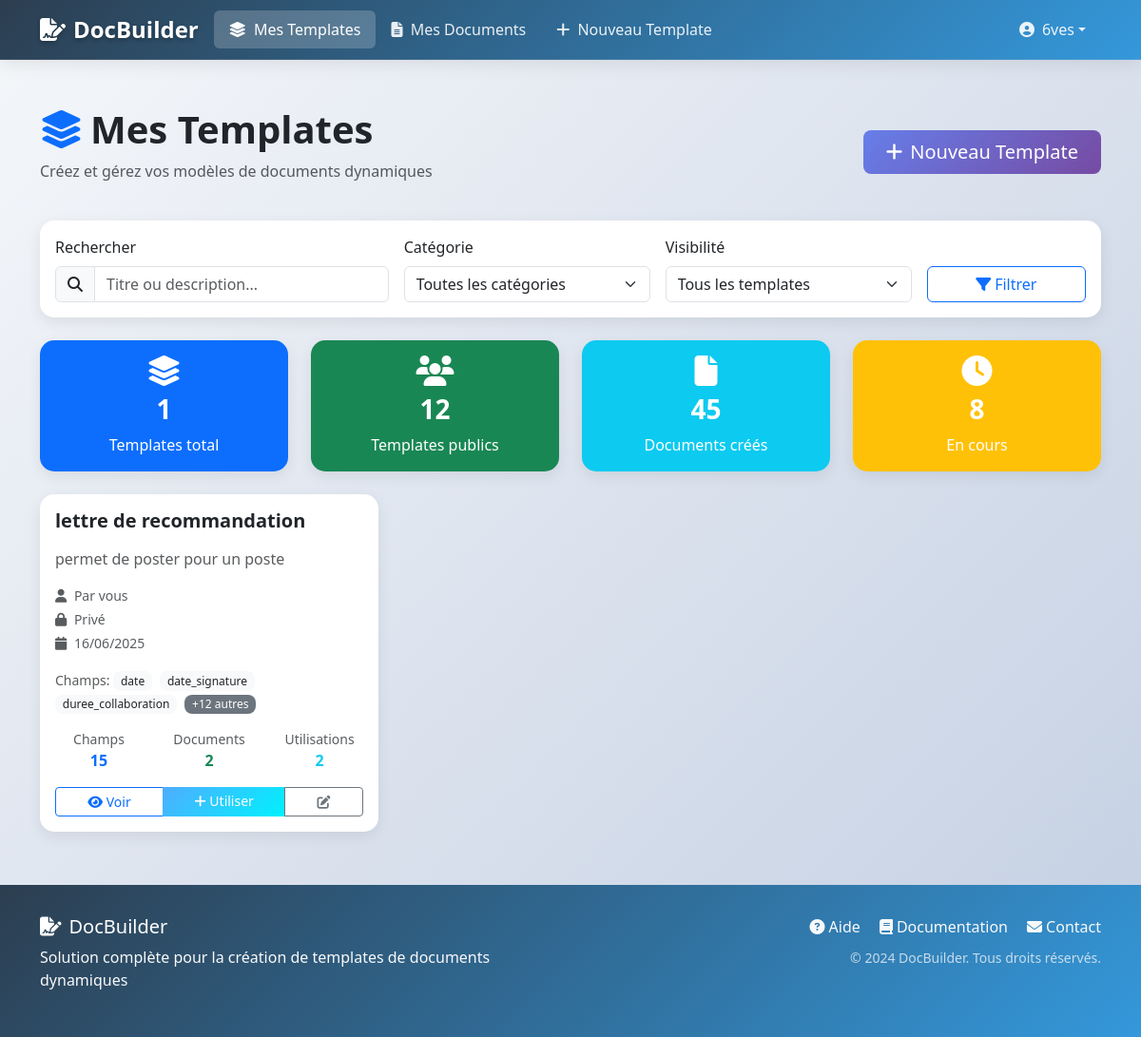
Before: /templates/ (signed in) with the older database file.
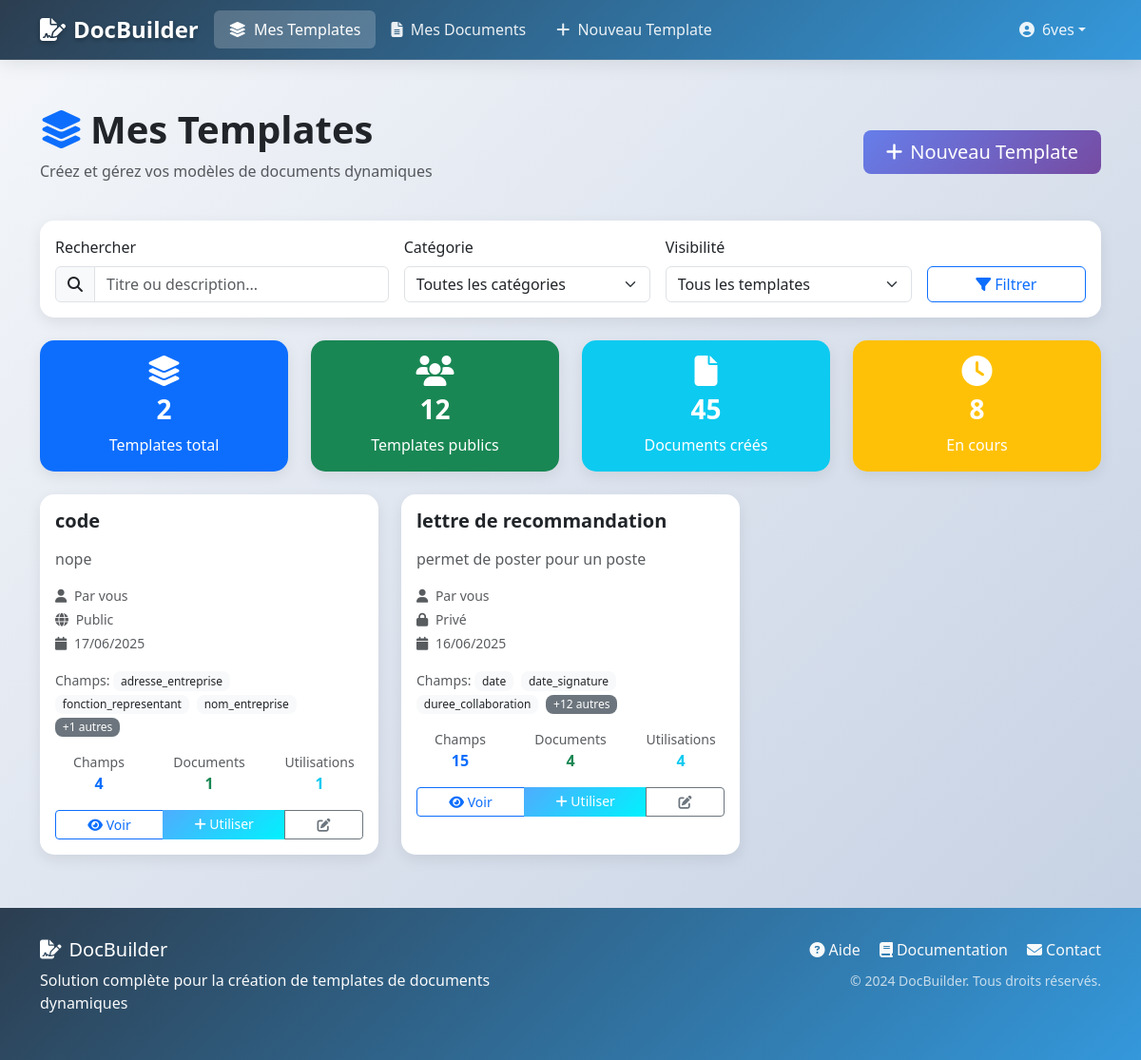
After: the same page with the newer database file.
### templates_app/models.py (models this page shows, shortened)
class Template(models.Model):
    title = models.CharField(max_length=200, verbose_name="Titre du template")
    description = models.TextField(blank=True, null=True, verbose_name="Description")
    content = models.TextField(verbose_name="Contenu du template avec placeholders")
    created_by = models.ForeignKey(User, on_delete=models.CASCADE, verbose_name="Créé par")
    created_at = models.DateTimeField(default=timezone.now, verbose_name="Date de création")
    updated_at = models.DateTimeField(auto_now=True, verbose_name="Dernière modification")
    is_public = models.BooleanField(default=False, verbose_name="Template public")
    class Meta:
        verbose_name = "Template"
        verbose_name_plural = "Templates"
        ordering = ['-created_at']

class TemplateField(models.Model):
    FIELD_TYPES = [
        ('text', 'Texte simple'),
        ('textarea', 'Texte long'),
        ('number', 'Nombre'),
        ('date', 'Date'),
        ('email', 'Email'),
        ('url', 'URL'),
        ('select', 'Liste déroulante'),
    ]
    template = models.ForeignKey(Template, on_delete=models.CASCADE, related_name='fields')
    field_name = models.CharField(max_length=100, verbose_name="Nom du champ")
    field_label = models.CharField(max_length=200, verbose_name="Label affiché")
    field_type = models.CharField(max_length=20, choices=FIELD_TYPES, default='text')
    placeholder_text = models.CharField(max_length=200, blank=True, verbose_name="Texte d'aide")
    is_required = models.BooleanField(default=False, verbose_name="Champ obligatoire")
    field_options = models.TextField(blank=True, null=True, verbose_name="Options (pour select)")
    order = models.PositiveIntegerField(default=0, verbose_name="Ordre d'affichage")
    class Meta:
        verbose_name = "Champ de template"
        verbose_name_plural = "Champs de template"
        ordering = ['order', 'id']
        unique_together = ['template', 'field_name']

### templates_app/views.py (the view)
# urls.py: path('templates/', views.template_list, name='template_list'),
@login_required
def template_list(request):
    search = request.GET.get('search', '').strip()
    category_filter = request.GET.get('category', '')
    my_templates = request.GET.get('my_templates', '') == 'on'
    templates = Template.objects.all()
    if my_templates:
        templates = templates.filter(created_by=request.user)
    else:
        templates = templates.filter(
            Q(created_by=request.user) | Q(is_public=True)
        )
    if search:
        templates = templates.filter(
            Q(title__icontains=search) |
            Q(description__icontains=search) |
            Q(content__icontains=search)
        )
    if category_filter:
        templates = templates.filter(category_id=category_filter)
    templates = templates.order_by('-created_at')
    paginator = Paginator(templates, 12)  # 12 templates par page
    page_number = request.GET.get('page')
    templates = paginator.get_page(page_number)
    categories = TemplateCategory.objects.all().order_by('name')
    context = {
        'templates': templates,
        'categories': categories,
        'search': search,
        'category_filter': category_filter,
        'my_templates': my_templates,
    }
    return render(request, 'templates_app/template_list.html', context)

### templates/templates_app/template_list.html (shortened to what this page needs)
{% extends 'base.html' %}
{% load static %}
{% block content %}
<div class="container">
    <div class="d-flex justify-content-between align-items-center mb-4">
        <div>
            <h1 class="fw-bold mb-2">
                <i class="fas fa-layer-group text-primary me-2"></i>Mes Templates
            </h1>
            <p class="text-muted">Créez et gérez vos modèles de documents dynamiques</p>
        </div>
        <a href="{% url 'templates_app:template_create' %}" class="btn btn-primary btn-lg">
            <i class="fas fa-plus me-2"></i>Nouveau Template
        </a>
    </div>
    <div class="card mb-4">
        <div class="card-body">
            <form method="get" class="row g-3">
                <div class="col-md-4">
                    <label for="search" class="form-label">Rechercher</label>
                    <div class="input-group">
                        <span class="input-group-text"><i class="fas fa-search"></i></span>
                        <input type="text" class="form-control" id="search" name="search"
                               value="{{ search }}" placeholder="Titre ou description...">
                    </div>
                </div>
                <div class="col-md-3">
                    <label for="category" class="form-label">Catégorie</label>
                    <select class="form-select" id="category" name="category">
                        <option value="">Toutes les catégories</option>
                    </select>
                </div>
                <div class="col-md-3">
                    <label for="visibility" class="form-label">Visibilité</label>
                    <select class="form-select" id="visibility" name="visibility">
                        <option value="">Tous les templates</option>
                    </select>
                </div>
                <div class="col-md-2">
                    <label class="form-label">&nbsp;</label>
                    <div class="d-grid">
                        <button type="submit" class="btn btn-outline-primary">
                            <i class="fas fa-filter me-1"></i>Filtrer
                        </button>
                    </div>
                </div>
            </form>
        </div>
    </div>
    <div class="row mb-4">
        <div class="col-md-3">
            <div class="card text-center bg-primary text-white">
                <div class="card-body">
                    <i class="fas fa-layer-group fa-2x mb-2"></i>
                    <h3 class="fw-bold">{{ templates.paginator.count }}</h3>
                    <p class="mb-0">Templates total</p>
                </div>
            </div>
        </div>
        <div class="col-md-3">
            <div class="card text-center bg-success text-white">
                <div class="card-body">
                    <i class="fas fa-users fa-2x mb-2"></i>
                    <h3 class="fw-bold">12</h3>
                    <p class="mb-0">Templates publics</p>
                </div>
            </div>
        </div>
        <div class="col-md-3">
            <div class="card text-center bg-info text-white">
                <div class="card-body">
                    <i class="fas fa-file fa-2x mb-2"></i>
                    <h3 class="fw-bold">45</h3>
                    <p class="mb-0">Documents créés</p>
                </div>
            </div>
        </div>
        <div class="col-md-3">
            <div class="card text-center bg-warning text-white">
                <div class="card-body">
                    <i class="fas fa-clock fa-2x mb-2"></i>
                    <h3 class="fw-bold">8</h3>
                    <p class="mb-0">En cours</p>
                </div>
            </div>
        </div>
    </div>
    {% if templates %}
        <div class="row">
            {% for template in templates %}
                <div class="col-lg-4 col-md-6 mb-4">
                    <div class="card template-card h-100">
                        <div class="card-body">
                            <div class="d-flex justify-content-between align-items-start mb-3">
                                <h5 class="card-title fw-bold mb-0">{{ template.title }}</h5>
                            </div>
                            <p class="card-text text-muted mb-3">
                                {{ template.description|default:"Aucune description"|truncatechars:100 }}
                            </p>
                            <div class="text-muted small mb-3">
                                <div class="mb-1">
                                    <i class="fas fa-user me-1"></i>
                                    {% if template.created_by == request.user %}
                                        Par vous
                                    {% else %}
                                        Par {{ template.created_by.username }}
                                    {% endif %}
                                </div>
                                <div class="mb-1">
                                    <i class="fas fa-{% if template.is_public %}globe{% else %}lock{% endif %} me-1"></i>
                                    {% if template.is_public %}Public{% else %}Privé{% endif %}
                                </div>
                                <div>
                                    <i class="fas fa-calendar me-1"></i>
                                    {{ template.created_at|date:"d/m/Y" }}
                                </div>
                            </div>
                            <div class="mb-3">
                                <small class="text-muted">Champs: </small>
                                {% for field in template.fields.all|slice:":3" %}
                                    <span class="badge bg-light text-dark me-1">{{ field.field_name }}</span>
                                {% empty %}
                                    <span class="text-muted">Aucun champ</span>
                                {% endfor %}
                                {% if template.fields.count > 3 %}
                                    <span class="badge bg-secondary">+{{ template.fields.count|add:"-3" }} autres</span>
                                {% endif %}
                            </div>
                            <div class="row text-center mb-3">
                                <div class="col-4">
                                    <small class="text-muted d-block">Champs</small>
                                    <strong class="text-primary">{{ template.fields.count }}</strong>
                                </div>
                                <div class="col-4">
                                    <small class="text-muted d-block">Documents</small>
                                    <strong class="text-success">{{ template.documents.count }}</strong>
                                </div>
                                <div class="col-4">
                                    <small class="text-muted d-block">Utilisations</small>
                                    <strong class="text-info">{{ template.documents.count }}</strong>
                                </div>
                            </div>
                            <div class="btn-group w-100">
                                <a href="{% url 'templates_app:template_detail' template.id %}"
                                   class="btn btn-outline-primary btn-sm">
                                    <i class="fas fa-eye"></i> Voir
                                </a>
                                <a href="{% url 'templates_app:document_create' template.id %}"
                                   class="btn btn-success btn-sm">
                                    <i class="fas fa-plus"></i> Utiliser
                                </a>
                                {% if template.created_by == request.user %}
                                    <a href="{% url 'templates_app:template_edit' template.id %}"
                                       class="btn btn-outline-secondary btn-sm">
                                        <i class="fas fa-edit"></i>
                                    </a>
                                {% else %}
                                    <button class="btn btn-outline-secondary btn-sm" disabled>
                                        <i class="fas fa-lock"></i>
                                    </button>
                                {% endif %}
                            </div>
                        </div>
                    </div>
                </div>
            {% endfor %}
        </div>
    {% endif %}
</div>
{% endblock %}

### templates/base.html (shortened to what this page needs)
<!DOCTYPE html>
<html lang="fr">
<head>
    <link href="https://cdn.jsdelivr.net/npm/bootstrap@5.3.2/dist/css/bootstrap.min.css" rel="stylesheet">
    <link rel="stylesheet" href="https://cdnjs.cloudflare.com/ajax/libs/font-awesome/6.4.0/css/all.min.css">
</head>
<body>
    <nav class="navbar navbar-expand-lg navbar-custom fixed-top">
        <div class="container">
            <a class="navbar-brand d-flex align-items-center" href="{% url 'home' %}">
                <i class="fas fa-file-signature me-2"></i>
                DocBuilder
            </a>
            <div class="collapse navbar-collapse" id="navbarNav">
                <ul class="navbar-nav me-auto">
                    {% if user.is_authenticated %}
                        <li class="nav-item">
                            <a class="nav-link {% if request.resolver_match.url_name == 'template_list' %}active{% endif %}"
                               href="{% url 'templates_app:template_list' %}">
                                <i class="fas fa-layer-group me-1"></i>
                                Mes Templates
                            </a>
                        </li>
                        <li class="nav-item">
                            <a class="nav-link {% if request.resolver_match.url_name == 'document_list' %}active{% endif %}"
                               href="{% url 'templates_app:document_list' %}">
                                <i class="fas fa-file-alt me-1"></i>
                                Mes Documents
                            </a>
                        </li>
                        <li class="nav-item">
                            <a class="nav-link" href="{% url 'templates_app:template_create' %}">
                                <i class="fas fa-plus me-1"></i>
                                Nouveau Template
                            </a>
                        </li>
                    {% endif %}
                </ul>
                <ul class="navbar-nav">
                    {% if user.is_authenticated %}
                        <li class="nav-item dropdown">
                            <a class="nav-link dropdown-toggle d-flex align-items-center" href="#" data-bs-toggle="dropdown">
                                <i class="fas fa-user-circle me-2"></i>
                                {{ user.username }}
                            </a>
                        </li>
                    {% endif %}
                </ul>
            </div>
        </div>
    </nav>
    <main class="main-content" style="padding-top: 80px;">
        {% block content %}{% endblock %}
    </main>
    <footer class="footer mt-auto">
        <div class="container">
            <div class="row">
                <div class="col-md-6">
                    <h5><i class="fas fa-file-signature me-2"></i>DocBuilder</h5>
                    <p class="text-light">Solution complète pour la création de templates de documents dynamiques</p>
                </div>
                <div class="col-md-6 text-md-end">
                    <div class="mb-2">
                        <a href="#" class="text-light text-decoration-none me-3">
                            <i class="fas fa-question-circle me-1"></i>Aide
                        </a>
                        <a href="#" class="text-light text-decoration-none me-3">
                            <i class="fas fa-book me-1"></i>Documentation
                        </a>
                        <a href="#" class="text-light text-decoration-none">
                            <i class="fas fa-envelope me-1"></i>Contact
                        </a>
                    </div>
                    <small class="text-light opacity-75">
                        © 2024 DocBuilder. Tous droits réservés.
                    </small>
                </div>
            </div>
        </div>
    </footer>
</body>
</html>

Changed rows visible on the page:
added Template: title "code", description "nope", shows "Par vous", is_public True (drawn), created_at "17/06/2025", fields.count|add "1", fields.count "4", documents.count "1"
added TemplateField: field_name "adresse_entreprise", shown under "code"
added TemplateField: field_name "fonction_representant", shown under "code"
added TemplateField: field_name "nom_entreprise", shown under "code"
computed for Template "lettre de recommandation": documents.count "2" → "4"
Other visible differences:
{{ templates.paginator.count }}: "1" → "2"
